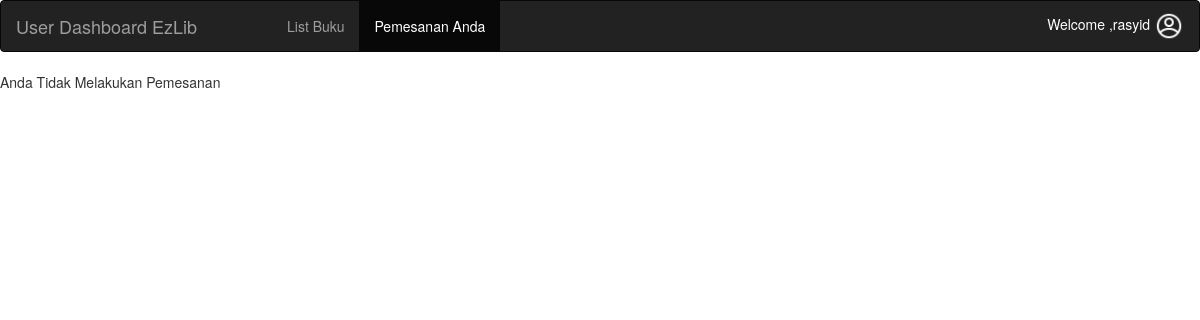
Page /pemesanan_user.php?id_user=1 (signed in) on the earlier database version.
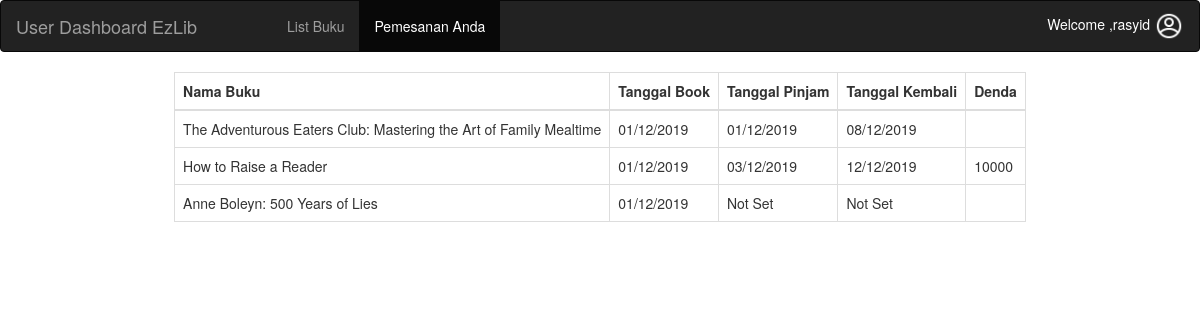
Same page on the later database version.
### tables this page shows
CREATE TABLE `buku` (
  `id_buku` int(11) NOT NULL,
  `nama_buku` varchar(100) NOT NULL,
  `penerbit` varchar(50) NOT NULL,
  `keterangan_buku` longtext NOT NULL,
  `status_buku` varchar(25) NOT NULL,
  `nama_file` varchar(100) NOT NULL
);

CREATE TABLE `peminjaman` (
  `id_peminjaman` int(11) NOT NULL,
  `id_user` int(11) NOT NULL,
  `id_buku` int(11) NOT NULL,
  `tanggal_booking` varchar(20) NOT NULL,
  `tanggal_pinjam` varchar(20) NOT NULL,
  `tanggal_kembali` varchar(20) NOT NULL,
  `denda` varchar(25) NOT NULL
);

### pemesanan_user.php (the view, shortened to what this page needs)
<!DOCTYPE html>
<html lang="en">
<head>
    <link rel="stylesheet" href="https://maxcdn.bootstrapcdn.com/bootstrap/3.4.0/css/bootstrap.min.css">
    <link rel="stylesheet" href="css/bootstrap.min.css">
    <link rel="stylesheet" href="css/style1.css">
</head>
<body>
    <?php
    if ($_SESSION['status'] == 'user_login') {
        ?>
        <nav class="navbar navbar-inverse">
            <div class="container-fluid">
                <div class="navbar-header">
                    <a class="navbar-brand" href="user_dashboard.php">User Dashboard EzLib</a>
                </div>
                <ul class="nav navbar-nav" style="margin-left:60px;">
                    <li><a href="user_profile.php">List Buku</a></li>
                    <li class="active"><a href="#">Pemesanan Anda</a></li>
                </ul>
                <div class="dropdown" style="float:right">
                    <h5 style="color:white;float:right;margin-top:10px; border-radius: 20px;">Welcome ,<?php echo $_SESSION['username'] ?> <img src="img/avatar.png" width="30px" height="30px"></h5>
                </div>
            </div>
        </nav>
        <?php
            include "connection.php";
            $id_user = $_GET['id_user'];
            $query = "select * from peminjaman where id_user='$id_user'";
            $result = mysqli_query($connect, $query);
            if (mysqli_num_rows($result) > 0) { ?>
            <center>
                <table class="table table-bordered" style="width:auto;margin-left:30px;margin-right:30px;padding:20px;">
                    <thead>
                        <tr table-info>
                            <th scope=" col">Nama Buku</th>
                            <th scope="col">Tanggal Book</th>
                            <th scope="col">Tanggal Pinjam</th>
                            <th scope="col">Tanggal Kembali</th>
                            <th scope="col">Denda</th>
                        </tr>
                    </thead>
                    <tbody>
                        <?php
                                while ($row = mysqli_fetch_array($result)) {
                                    $idBukuCari = $row['id_buku'];
                                    $queryBuku = "select * from buku where id_buku = '$idBukuCari'";
                                    $resultNamaBuku = mysqli_query($connect, $queryBuku);
                                    while ($rowBuku = mysqli_fetch_array($resultNamaBuku)) {
                                        ?>
                                <tr>
                                    <td><?php echo $rowBuku['nama_buku'] ?></td>
                                    <td><?php echo $row['tanggal_booking'] ?></td>
                                    <td><?php echo $row['tanggal_pinjam'] ?></td>
                                    <td><?php echo $row['tanggal_kembali'] ?></td>
                                    <td><?php echo $row['denda'] ?></td>
                                </tr>
                        <?php
                                    }
                                } ?>
                    </tbody>
                </table>
            </center>
    <?php
        } else {
            echo "Anda Tidak Melakukan Pemesanan";
        }
    } else {
        header("Refresh:0; url=user_login.php");
    }
    ?>
</body>
</html>

Differences in the rows shown:
added peminjaman: tanggal_booking "01/12/2019", tanggal_pinjam "01/12/2019", tanggal_kembali "08/12/2019"
now on this page (row edited): buku: nama_buku "The Adventurous Eaters Club: Mastering the Art of Family Mealtime"
added peminjaman: tanggal_booking "01/12/2019", tanggal_pinjam "03/12/2019", tanggal_kembali "12/12/2019", denda "10000"
now on this page (row edited): buku: nama_buku "How to Raise a Reader"
added peminjaman: tanggal_booking "01/12/2019", tanggal_pinjam "Not Set", tanggal_kembali "Not Set"
now on this page (row edited): buku: nama_buku "Anne Boleyn: 500 Years of Lies"
Other differences:
text no longer shown: "Anda Tidak Melakukan Pemesanan"
text now shown: "Nama Buku Tanggal Book Tanggal Pinjam Tanggal Kembali Denda"
